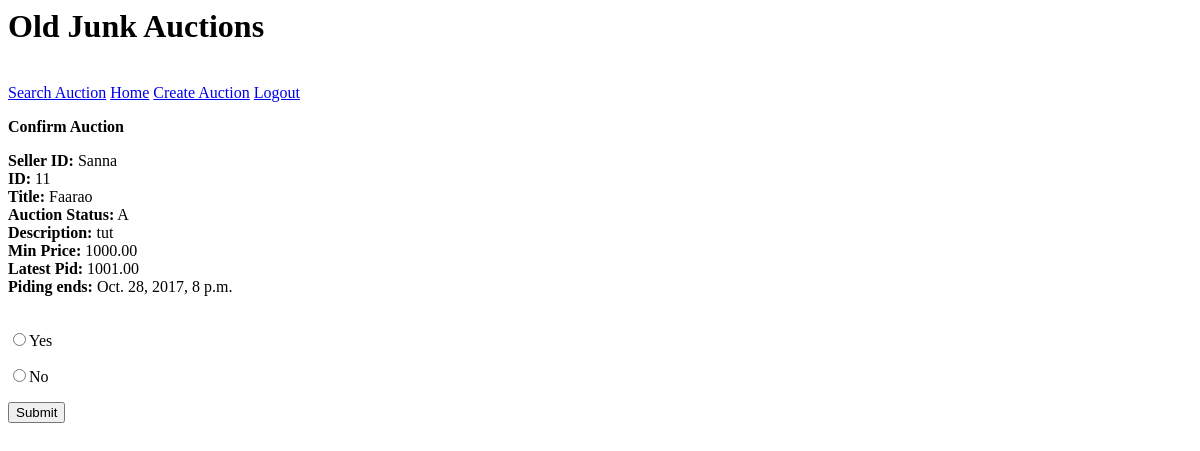
The page /banview/11 (signed in) on the database as committed earlier.
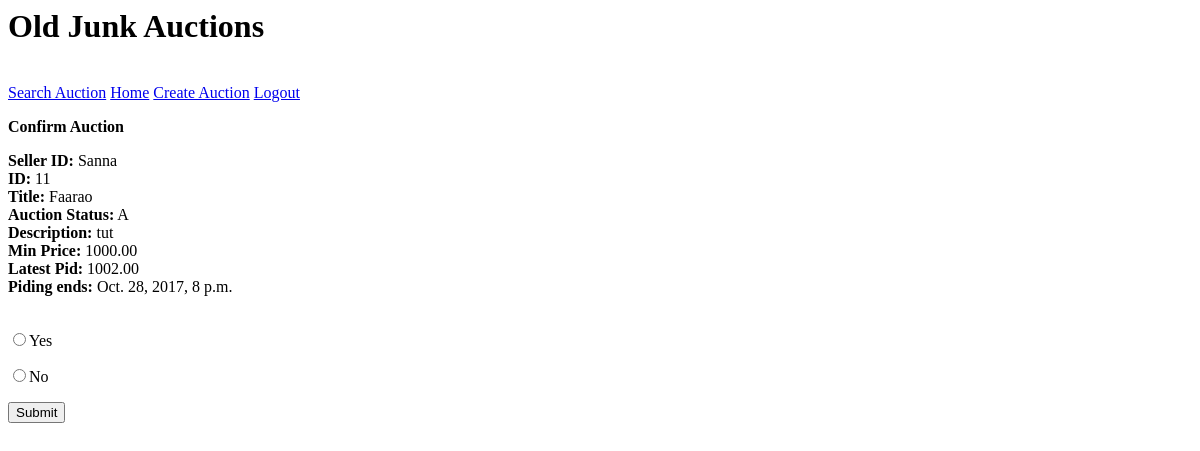
The same page on the database as committed later.
### YAAS_App/models.py (models this page shows, shortened)
class Auction(models.Model):
    ACTIVE = 'A'
    BANNED = 'B'
    DUE ='D'
    ADJUDICATED ='E'
    AUCTION_STATUS = (
        (ACTIVE, 'Active'),
        (BANNED, 'Banned'),
        (DUE, 'Due'),
        (ADJUDICATED, 'Adjudicated')
    )
    seller=models.ForeignKey(User)
    title=models.CharField(max_length=100)
    auction_status=models.CharField(max_length=1,default='A')
    description=models.TextField()
    start_price=models.DecimalField(max_digits=6,decimal_places=2)
    latest_pid=models.DecimalField(max_digits=6,decimal_places=2)
    endtime=models.DateTimeField()

### YAAS_App/views.py (the view)
# urls.py: url(r'^banview/(\d+)$', banview),
@login_required
def banview(request,offset):
    if not request.user.is_authenticated() or not request.user.is_staff:
        messages.add_message(request, messages.ERROR, "You must login before you are allowed to ban")
        return HttpResponseRedirect('/login/?next=%s')
    else:
        auction=get_object_or_404(Auction,id=offset)
        print(auction.title)
        form=ConfirmBan()
        return render(request,'confirmban.html',{'auction':auction})

### templates/confirmban.html (shortened to what this page needs)
{%  extends "base2.html" %}
{% block content %}
<p><b>Confirm Auction</b></p>
    <form action="/banauction/{{ auction.id }}" method="post">
        <label> <b>Seller ID:</b> {{ auction.seller }}</label><br>
        <label> <b>ID:</b> {{ auction.id }}</label><br>
        <label> <b>Title:</b> {{ auction.title }}</label><br>
        <label> <b>Auction Status:</b> {{ auction.auction_status }}</label><br>
        <label> <b>Description:</b> {{ auction.description }}</label><br>
        <label> <b>Min Price:</b> {{ auction.start_price }}</label><br>
        <label> <b>Latest Pid:</b> {{ auction.latest_pid }}</label><br>
        <label> <b>Piding ends:</b> {{ auction.endtime }}</label><br>
        <br>
        <p><input type="radio" name="option" value="Yes">Yes</p>
        <p><input type="radio" name="option" value="No">No</p>
        <input type="submit" value="Submit">
    </form>
{% endblock %}

### templates/base2.html (shortened to what this page needs)
{% load i18n %}
<html lang="en">
<head>
</head>
<body>
<h1>Old Junk Auctions</h1>
    <br>
    <a href="/searchauction/">Search Auction</a>
    <a href="/">Home</a>
    {% if user.is_authenticated %}
        <a href="/createauction/">Create Auction</a>
        <a href="/logout/">Logout</a>
    {% else %}
        <a href="/login/">Login</a>
        <a href="/createuser/">Add new user</a>
    {% endif %}
    <br>
{% block content %}
{% endblock %}
</body>
</html>

Rows that differ between the two databases and show on the page:
changed Auction "Faarao": latest_pid "1001.00" → "1002.00"
